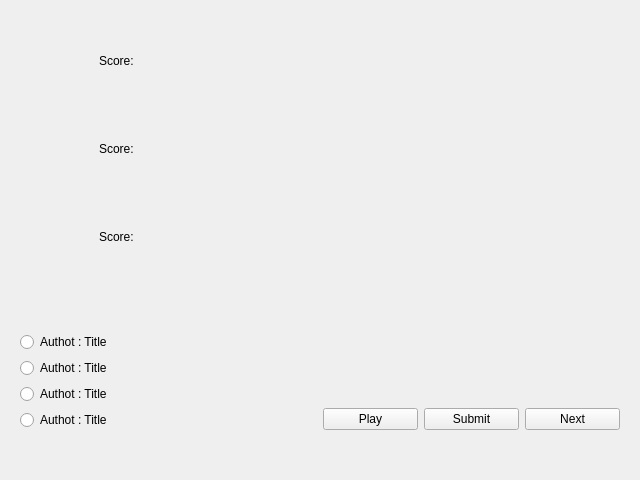
<?xml version="1.0" encoding="UTF-8"?>
<ui version="4.0">
 <class>Form</class>
 <widget class="QWidget" name="Form">
  <property name="geometry">
   <rect>
    <x>0</x>
    <y>0</y>
    <width>640</width>
    <height>480</height>
   </rect>
  </property>
  <property name="windowTitle">
   <string>Guess the melody</string>
  </property>
  <property name="windowIcon">
   <iconset theme="QIcon::ThemeIcon::AudioVolumeHigh"/>
  </property>
  <property name="locale">
   <locale language="English" country="UnitedStates"/>
  </property>
  <layout class="QVBoxLayout" name="verticalLayout_3">
   <item>
    <widget class="QWidget" name="players_info_block" native="true">
     <layout class="QVBoxLayout" name="verticalLayout">
      <item>
       <widget class="QWidget" name="player_1_block" native="true">
        <layout class="QHBoxLayout" name="horizontalLayout_3">
         <item>
          <widget class="QLabel" name="player_1_img">
           <property name="sizePolicy">
            <sizepolicy hsizetype="Maximum" vsizetype="Maximum">
             <horstretch>0</horstretch>
             <verstretch>0</verstretch>
            </sizepolicy>
           </property>
           <property name="minimumSize">
            <size>
             <width>64</width>
             <height>64</height>
            </size>
           </property>
           <property name="maximumSize">
            <size>
             <width>64</width>
             <height>64</height>
            </size>
           </property>
           <property name="text">
            <string/>
           </property>
           <property name="pixmap">
            <pixmap>resources/usr_1.png</pixmap>
           </property>
           <property name="scaledContents">
            <bool>true</bool>
           </property>
          </widget>
         </item>
         <item>
          <widget class="QLabel" name="player_1_label">
           <property name="text">
            <string>Score: </string>
           </property>
          </widget>
         </item>
        </layout>
       </widget>
      </item>
      <item>
       <widget class="QWidget" name="player_2_block" native="true">
        <layout class="QHBoxLayout" name="horizontalLayout_2">
         <item>
          <widget class="QLabel" name="player_2_img">
           <property name="sizePolicy">
            <sizepolicy hsizetype="Maximum" vsizetype="Maximum">
             <horstretch>0</horstretch>
             <verstretch>0</verstretch>
            </sizepolicy>
           </property>
           <property name="minimumSize">
            <size>
             <width>64</width>
             <height>64</height>
            </size>
           </property>
           <property name="maximumSize">
            <size>
             <width>64</width>
             <height>64</height>
            </size>
           </property>
           <property name="text">
            <string/>
           </property>
           <property name="pixmap">
            <pixmap>resources/usr_2.png</pixmap>
           </property>
           <property name="scaledContents">
            <bool>true</bool>
           </property>
          </widget>
         </item>
         <item>
          <widget class="QLabel" name="player_2_label">
           <property name="text">
            <string>Score: </string>
           </property>
          </widget>
         </item>
        </layout>
       </widget>
      </item>
      <item>
       <widget class="QWidget" name="player_3_block" native="true">
        <layout class="QHBoxLayout" name="horizontalLayout">
         <item>
          <widget class="QLabel" name="player_3_img">
           <property name="sizePolicy">
            <sizepolicy hsizetype="Maximum" vsizetype="Maximum">
             <horstretch>0</horstretch>
             <verstretch>0</verstretch>
            </sizepolicy>
           </property>
           <property name="minimumSize">
            <size>
             <width>64</width>
             <height>64</height>
            </size>
           </property>
           <property name="maximumSize">
            <size>
             <width>64</width>
             <height>64</height>
            </size>
           </property>
           <property name="text">
            <string/>
           </property>
           <property name="pixmap">
            <pixmap>resources/usr_3.png</pixmap>
           </property>
           <property name="scaledContents">
            <bool>true</bool>
           </property>
           <property name="wordWrap">
            <bool>false</bool>
           </property>
          </widget>
         </item>
         <item>
          <widget class="QLabel" name="player_3_label">
           <property name="text">
            <string>Score: </string>
           </property>
          </widget>
         </item>
        </layout>
       </widget>
      </item>
     </layout>
    </widget>
   </item>
   <item>
    <widget class="QWidget" name="widget_2" native="true">
     <layout class="QGridLayout" name="gridLayout_2">
      <item row="0" column="0">
       <layout class="QVBoxLayout" name="verticalLayout_2">
        <item>
         <widget class="QRadioButton" name="answer_1">
          <property name="text">
           <string>Authot : Title</string>
          </property>
         </widget>
        </item>
        <item>
         <widget class="QRadioButton" name="answer_2">
          <property name="text">
           <string>Authot : Title</string>
          </property>
         </widget>
        </item>
        <item>
         <widget class="QRadioButton" name="answer_3">
          <property name="text">
           <string>Authot : Title</string>
          </property>
         </widget>
        </item>
        <item>
         <widget class="QRadioButton" name="answer_4">
          <property name="text">
           <string>Authot : Title</string>
          </property>
         </widget>
        </item>
       </layout>
      </item>
      <item row="0" column="1">
       <layout class="QGridLayout" name="gridLayout">
        <item row="0" column="2">
         <widget class="QWidget" name="widget_3" native="true"/>
        </item>
        <item row="1" column="2">
         <widget class="QPushButton" name="btn_next">
          <property name="text">
           <string>Next</string>
          </property>
          <property name="icon">
           <iconset theme="QIcon::ThemeIcon::GoNext"/>
          </property>
         </widget>
        </item>
        <item row="1" column="1">
         <widget class="QPushButton" name="btn_submit">
          <property name="text">
           <string>Submit</string>
          </property>
         </widget>
        </item>
        <item row="1" column="0">
         <widget class="QPushButton" name="btn_play">
          <property name="text">
           <string>Play</string>
          </property>
          <property name="icon">
           <iconset theme="QIcon::ThemeIcon::MediaPlaybackStart"/>
          </property>
         </widget>
        </item>
       </layout>
      </item>
     </layout>
    </widget>
   </item>
  </layout>
 </widget>
 <resources>
  <include location="resources/images.qrc"/>
 </resources>
 <connections/>
</ui>
